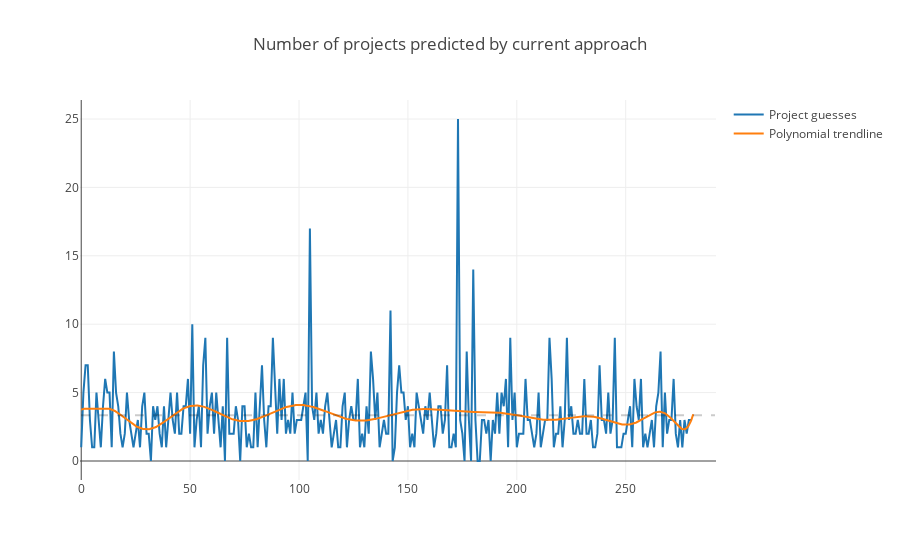

Source (notebook cell):
### Code cell
iplot(fig, show_link=False)

### Figure 1 — Plotly figure (JSON) as saved in the notebook; plotly's stock layout.template omitted (floating-point values rounded to 4 significant figures; data arrays with more than 128 entries replaced by an {"elided": "..."} marker saying what was removed)
{"data": [{"hoverinfo": "name + y", "name": "Project guesses", "type": "scatter", "y": {"elided": "281 int values"}}, {"hoverinfo": "skip", "name": "Polynomial trendline", "type": "scatter", "x": {"elided": "1000 float values"}, "y": {"elided": "1000 float values"}}], "layout": {"shapes": [{"line": {"dash": "dash"}, "opacity": 0.2, "type": "line", "x0": -0.1, "x1": 291, "y0": 3.338, "y1": 3.338}], "title": "Number of projects predicted by current approach"}}
